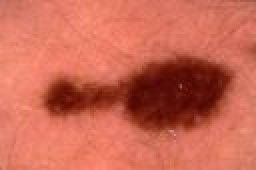
%> input picture HW2_MIAP.2022/melanome1.jpg, 128 x 85 px (shown 2 times larger)
$ octave HW2_400201518.m   (GNU Octave 9; MATLAB toolbox functions it lacks are replaced by stand-ins)
%> lines starting %> are read from the running program, lines starting %| are printed output that depends on the picture; in (x1, y1, x2, y2) boxes, pixels count from 0 and x2, y2 are one past the last pixel; in counts of white or black regions, pixels touching at a corner belong together; the program's own positions count from 1; long printed decimals are rounded
%% 1)

% Load image
im1 = imread('melanome1.jpg');
%> im1 is the input picture: size 85x128x3 uint8; mean R, G, B 203, 103.8, 83.4
im2 = imread('melanome2.jpg');
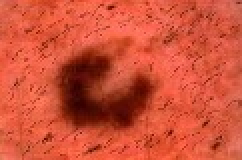
%> input picture HW2_MIAP.2022/melanome2.jpg, 121 x 80 px (shown 2 times larger)
%> im2 is the input picture: size 80x121x3 uint8; mean R, G, B 207.4, 81.4, 56.6
im3 = imread('melanome3.jpg');
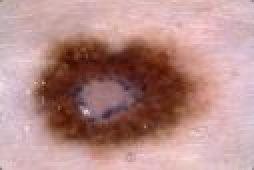
%> input picture HW2_MIAP.2022/melanome3.jpg, 127 x 85 px (shown 2 times larger)
%> im3 is the input picture: size 85x127x3 uint8; mean R, G, B 181.5, 140.7, 137.2
im4 = imread('melanome4.jpg');
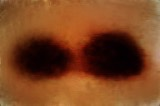
%> input picture HW2_MIAP.2022/melanome4.JPG, 160 x 106 px
%> im4 is the input picture: size 106x160x3 uint8; mean R, G, B 124.3, 68, 32.3

figure()
subplot(2,2,1)
imshow(im1)
title('melanome 1')

subplot(2,2,2)
imshow(im2)
title('melanome 2')

subplot(2,2,3)
imshow(im3)
title('melanome 3')

subplot(2,2,4)
imshow(im4)
title('melanome 4')

% Binarize
im1 = ~imbinarize(rgb2gray(im1),0.25);
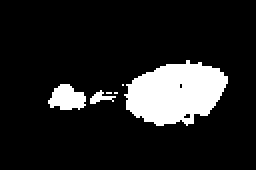
%> im1: size 85x128 logical (shown 2 times larger); 13% white; 6 white regions (3 under 20 px), largest, box (x1, y1, x2, y2) and area: (62, 30, 114, 63) 1194, (24, 42, 43, 55) 175, (45, 45, 58, 52) 41
im2 = ~imbinarize(rgb2gray(im2),0.25);
%> im2: size 80x121 logical; 10.2% white; 34 white regions (33 under 20 px), largest, box (x1, y1, x2, y2) and area: (30, 27, 76, 64) 943
im3 = ~imbinarize(rgb2gray(im3),0.25);
%> im3: size 85x127 logical; 13.3% white; 12 white regions (10 under 20 px), largest, box (x1, y1, x2, y2) and area: (20, 24, 92, 69) 1312, (45, 60, 71, 69) 105
im4 = ~imbinarize(rgb2gray(im4),0.25);
%> im4: size 106x160 logical; 29.6% white; 2 white regions (1 under 20 px), largest, box (x1, y1, x2, y2) and area: (11, 30, 146, 81) 5020

figure()
subplot(2,2,1)
imshow(im1)
title('melanome 1')

subplot(2,2,2)
imshow(im2)
title('melanome 2')

subplot(2,2,3)
imshow(im3)
title('melanome 3')

subplot(2,2,4)
imshow(im4)
title('melanome 4')

%% A)
im_con = imclose(im1,strel('disk',3));
%> im_con: size 85x128 logical; 13.6% white; 1 white region, box (x1, y1, x2, y2) and area: (24, 30, 114, 63) 1475
figure()

subplot(1,2,1)
imshow(im1)
title('melanome 1 (orignal)')

subplot(1,2,2)
imshow(im_con)
title('melanome 1 (connected)')

bwconncomp(im_con)
%> ans = 1 connected component

%% B)
im2_op = imopen(im2, strel('disk',3));
%> im2_op: size 80x121 logical; 9.4% white; 1 white region, box (x1, y1, x2, y2) and area: (31, 27, 75, 63) 908
im2_bond = im2_op - imerode(im2_op, strel('disk',3));
%> im2_bond: size 80x121 double; values 0 (black) and 1 (white), 3.6% white in thin lines or dots, all inside (x1, y1, x2, y2) = (31, 27, 75, 63)

subplot(1,2,1)
imshow(im2)
title('melanome 2 (orignal)')

subplot(1,2,2)
imshow(im2_bond)
title('melanome 2 (bound after denoising)')

%% C)
im3_con = imclose(im3,strel('disk',3));
%> im3_con: size 85x127 logical; 16.1% white; 1 white region, box (x1, y1, x2, y2) and area: (20, 24, 92, 69) 1742
im3_fill = imfill(im3_con,'holes');
%> im3_fill: size 85x127 logical; 21.8% white; 1 white region, box (x1, y1, x2, y2) and area: (20, 24, 92, 69) 2348

figure()

subplot(1,2,1)
imshow(im3)
title('melanome 3 (orignal)')

subplot(1,2,2)
imshow(im3_fill)
title('melanome 3 (filled)')

%% D)
im4_con = imopen(im4,strel('disk',17));
%> im4_con: size 106x160 logical; 27.9% white; 2 white regions, box (x1, y1, x2, y2) and area: (78, 31, 145, 80) 2615, (12, 36, 72, 80) 2116

figure()

subplot(1,2,1)
imshow(im4)
title('melanome 4 (orignal)')

subplot(1,2,2)
imshow(im4_con)
title('melanome 4 (deperated)')

%% E)
im_out = im_cc(im4_con);
%> the loop in im_cc, `while (max(max(im)))` made 2 passes
%> counter on passes 1 to 2: 2, 3
%> after the loop in im_cc, `while (max(max(im)))`: im_temp_new: size 106x160 logical; 15.4% white; 1 white region, box (x1, y1, x2, y2) and area: (78, 31, 145, 80) 2615
for i = 1:size(im_out,1)
    figure()
    imshow(squeeze(im_out(i,:,:)))
    title(['Segment ', num2str(i)])
end


%% 2)

%% A)

% Load image
im_brain = imread('brain.jpg');
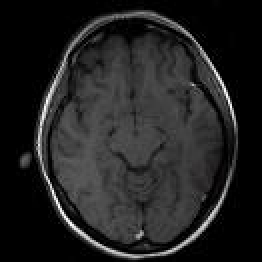
%> input picture HW4_MIAP.2022/Chan-Vese/brain.jpg, 131 x 131 px (shown 2 times larger)
%> im_brain is the input picture: size 131x131x3 uint8; mean R, G, B 34, 34, 34

figure()
imshow(im_brain)
title('brain.jpg')

hist_img = hist(reshape(im_brain, 1, []), 0:255);
%> hist_img = 256 values, max 19509 at index 1, min 0 at index 174, mean 201.1
norm_hist_img = hist_img/sum(hist_img);
%> norm_hist_img = 256 values, max 0.379 at index 1, min 0 at index 174, mean 0.00391

m_brain = sum((0:255).*norm_hist_img,2)
%> m_brain = 33.97
var_brain = sum(((0:255)-m_brain).^2.*norm_hist_img,2)
%> var_brain = 1493.3
uni_brain = sum(norm_hist_img.^2,2)
%> uni_brain = 0.149
en_brain = -sum(norm_hist_img.*log2(norm_hist_img+eps),2)
%> en_brain = 5.07

%% B)

% Load image
im_sample = imread('sample.png');
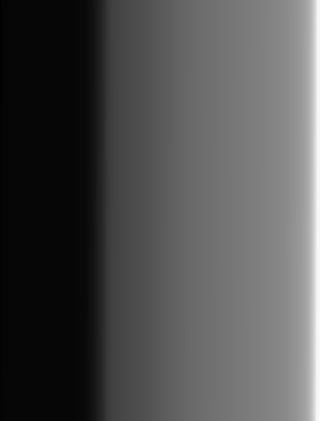
%> input picture HW2_MIAP.2022/sample.png, 320 x 421 px
%> im_sample is the input picture: size 421x320 uint8; min 0, max 253, mean 79.4

figure()
imshow(im_sample)
title('sample.png')

hist_img = hist(reshape(im_sample, 1, []), 0:255);
%> hist_img = 256 values, max 28345 at index 7, min 0 at index 255, mean 526.2
norm_hist_img = hist_img/sum(hist_img);
%> norm_hist_img = 256 values, max 0.21 at index 7, min 0 at index 255, mean 0.00391

m_sample = sum((0:255).*norm_hist_img,2)
%> m_sample = 79.42
var_sample = sum(((0:255)-m_sample).^2.*norm_hist_img,2)
%> var_sample = 3239.7
uni_sample = sum(norm_hist_img.^2,2)
%> uni_sample = 0.0496
en_sample = -sum(norm_hist_img.*log2(norm_hist_img+eps),2)
%> en_sample = 6.44

%% C
glcm_brain = my_glcm(im_brain, 256, [0, 1]);
figure()
imagesc(log(glcm_brain+1))
title('Log ( brain GLCM )')

glcm_sample = my_glcm(im_sample, 256, [0, 1]);
figure()
imagesc(log(glcm_sample+1))
title('Log ( sample GLCM )')

%% D

plcm_brain = glcm_brain / sum(sum(glcm_brain));
plcm_sample = glcm_sample / sum(sum(glcm_sample));

Contrast_brain = 0;
Contrast_sample = 0;

for i=1:256
    for j=1:256
        Contrast_brain = Contrast_brain + (i-j)^2*plcm_brain(i,j);
        Contrast_sample = Contrast_sample + (i-j)^2*plcm_sample(i,j);
    end
end
%> after the loop, Contrast_brain = 522.2; Contrast_sample = 2.98

Uniformity_brain = 0;
Uniformity_sample = 0;

for i=1:256
    for j=1:256
        Uniformity_brain = Uniformity_brain + plcm_brain(i,j)^2;
        Uniformity_sample = Uniformity_sample + plcm_sample(i,j)^2;
    end
end
%> after the loop, Uniformity_brain = 0.114; Uniformity_sample = 0.0463

Homogeneity_brain = 0;
Homogeneity_sample = 0;

for i=1:256
    for j=1:256
        Homogeneity_brain = Homogeneity_brain + plcm_brain(i,j)/(1+abs(i-j));
        Homogeneity_sample = Homogeneity_sample + plcm_sample(i,j)/(1+abs(i-j));
    end
end
%> after the loop, Homogeneity_brain = 0.498; Homogeneity_sample = 0.753

Entropy_brain = 0;
Entropy_sample = 0;

for i=1:256
    for j=1:256
        Entropy_brain = Entropy_brain - plcm_brain(i,j)*log2(plcm_brain(i,j)+eps);
        Entropy_sample = Entropy_sample - plcm_sample(i,j)*log2(plcm_sample(i,j)+eps);
    end
end
%> after the loop, Entropy_brain = 8.27; Entropy_sample = 7.15

fprintf('- Brain - \nContrast: %f \nUniformity: %f \nHomogeneity: %f\nEntropy: %f\n\n - Sample - \nContrast: %f \nUniformity: %f \nHomogeneity: %f\nEntropy: %f\n\n', ...
    Contrast_brain, Uniformity_brain, Homogeneity_brain, Entropy_brain,...
    Contrast_sample, Uniformity_sample, Homogeneity_sample, Entropy_sample)
%| - Brain -
%| Contrast: 522.198
%| Uniformity: 0.1136
%| Homogeneity: 0.4978
%| Entropy: 8.274
%|  - Sample -
%| Contrast: 2.984
%| Uniformity: 0.04628
%| Homogeneity: 0.7526
%| Entropy: 7.154

%% E

glcm_brain = my_glcm(im_brain, 128, [0, 1]);
figure()
imagesc(log(glcm_brain+1))
title('Log ( brain GLCM )')

glcm_sample = my_glcm(im_sample, 128, [0, 1]);
figure()
imagesc(log(glcm_sample+1))
title('Log ( sample GLCM )')
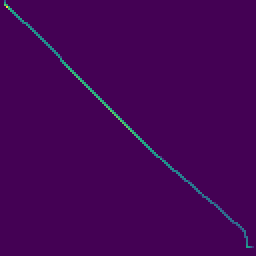
%> displayed picture: size 128x128x3, on the screen's scale of 0 to 255 (shown 2 times larger); mean R, G, B 67.7, 3.2, 84.7

plcm_brain = glcm_brain / sum(sum(glcm_brain));
%> plcm_brain: size 128x128 double
plcm_sample = glcm_sample / sum(sum(glcm_sample));
%> plcm_sample: size 128x128 double

Contrast_brain = 0;
Contrast_sample = 0;

for i=1:128
    for j=1:128
        Contrast_brain = Contrast_brain + (i-j)^2*plcm_brain(i,j);
        Contrast_sample = Contrast_sample + (i-j)^2*plcm_sample(i,j);
    end
end
%> after the loop, Contrast_brain = 130.4; Contrast_sample = 0.837

Uniformity_brain = 0;
Uniformity_sample = 0;

for i=1:128
    for j=1:128
        Uniformity_brain = Uniformity_brain + plcm_brain(i,j)^2;
        Uniformity_sample = Uniformity_sample + plcm_sample(i,j)^2;
    end
end
%> after the loop, Uniformity_brain = 0.125; Uniformity_sample = 0.0576

Homogeneity_brain = 0;
Homogeneity_sample = 0;

for i=1:128
    for j=1:128
        Homogeneity_brain = Homogeneity_brain + plcm_brain(i,j)/(1+abs(i-j));
        Homogeneity_sample = Homogeneity_sample + plcm_sample(i,j)/(1+abs(i-j));
    end
end
%> after the loop, Homogeneity_brain = 0.576; Homogeneity_sample = 0.85

Entropy_brain = 0;
Entropy_sample = 0;

for i=1:128
    for j=1:128
        Entropy_brain = Entropy_brain - plcm_brain(i,j)*log2(plcm_brain(i,j)+eps);
        Entropy_sample = Entropy_sample - plcm_sample(i,j)*log2(plcm_sample(i,j)+eps);
    end
end
%> after the loop, Entropy_brain = 7.18; Entropy_sample = 6.18

fprintf('- Brain - \nContrast: %f \nUniformity: %f \nHomogeneity: %f\nEntropy: %f\n\n - Sample - \nContrast: %f \nUniformity: %f \nHomogeneity: %f\nEntropy: %f\n\n', ...
    Contrast_brain, Uniformity_brain, Homogeneity_brain, Entropy_brain,...
    Contrast_sample, Uniformity_sample, Homogeneity_sample, Entropy_sample)
%| - Brain -
%| Contrast: 130.352
%| Uniformity: 0.1245
%| Homogeneity: 0.576
%| Entropy: 7.185
%|  - Sample -
%| Contrast: 0.837
%| Uniformity: 0.05758
%| Homogeneity: 0.8496
%| Entropy: 6.178

%% 3)

%> the run ends on the next line
im_boat = imread('boat.png');
% [216 lines not run here, left out]
function im_out = im_cc (im)

counter = 1;
im_out = zeros([counter,size(im)]);

while (max(max(im)))
    im_temp = zeros(size(im));
    im_temp_new = zeros(size(im));

    [X,Y] = find(im==1);
    im_temp_new(X(1),Y(1)) = 1;

    while (max(max(im_temp ~= im_temp_new)))
        im_temp = im_temp_new;
        im_temp_new = imdilate(im_temp_new, strel('rectangle',[3,3])) & im;
    end

    im_out(counter, :, :) = im_temp_new;
    im = im - im_temp_new;
    counter = counter + 1;

end

end


function glcm = my_glcm(im, numLevels, offset)

    levs = ceil(linspace(-0.5,255.5,numLevels+1));
    glcm = zeros(numLevels, numLevels);

    x_start = round(max(-offset(1)-1,1));
    x_end = round(min(size(im,1) - offset(1),size(im,1)));
    y_start = round(max(-offset(2)-1,1));
    y_end = round(min(size(im,2) - offset(2),size(im,2)));

    for i = x_start:x_end
        for j = y_start:y_end
            x = find(im(i, j)<levs,1)-1;
            y = find(im(i+offset(1), j+offset(2))<levs,1)-1;
            glcm(x,y) = glcm(x,y) + 1;
        end
    end

end
